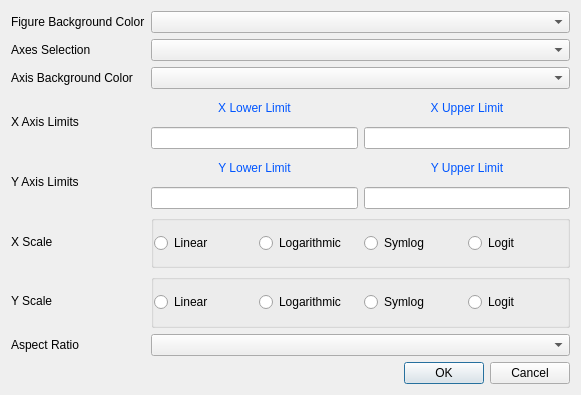
<?xml version="1.0" encoding="UTF-8"?>
<ui version="4.0">
 <class>Dialog</class>
 <widget class="QDialog" name="Dialog">
  <property name="geometry">
   <rect>
    <x>0</x>
    <y>0</y>
    <width>581</width>
    <height>395</height>
   </rect>
  </property>
  <property name="windowTitle">
   <string>Dialog</string>
  </property>
  <layout class="QGridLayout" name="gridLayout_2">
   <item row="1" column="0">
    <widget class="QDialogButtonBox" name="buttonBox">
     <property name="orientation">
      <enum>Qt::Horizontal</enum>
     </property>
     <property name="standardButtons">
      <set>QDialogButtonBox::Cancel|QDialogButtonBox::Ok</set>
     </property>
    </widget>
   </item>
   <item row="0" column="0">
    <layout class="QGridLayout" name="gridLayout">
     <item row="4" column="0">
      <widget class="QLabel" name="label_5">
       <property name="text">
        <string>Y Axis Limits</string>
       </property>
      </widget>
     </item>
     <item row="3" column="0">
      <widget class="QLabel" name="label_2">
       <property name="text">
        <string>X Axis Limits</string>
       </property>
      </widget>
     </item>
     <item row="1" column="1">
      <widget class="QComboBox" name="AxisCombo"/>
     </item>
     <item row="1" column="0">
      <widget class="QLabel" name="label">
       <property name="text">
        <string>Axes Selection</string>
       </property>
      </widget>
     </item>
     <item row="0" column="0">
      <widget class="QLabel" name="label_9">
       <property name="text">
        <string>Figure Background Color</string>
       </property>
      </widget>
     </item>
     <item row="3" column="1">
      <widget class="QWidget" name="widget" native="true">
       <layout class="QGridLayout" name="gridLayout_4">
        <property name="leftMargin">
         <number>0</number>
        </property>
        <property name="topMargin">
         <number>0</number>
        </property>
        <property name="rightMargin">
         <number>0</number>
        </property>
        <property name="bottomMargin">
         <number>0</number>
        </property>
        <item row="0" column="0">
         <layout class="QGridLayout" name="gridLayout_3">
          <item row="0" column="1">
           <widget class="QLabel" name="label_4">
            <property name="text">
             <string>&lt;html&gt;&lt;head/&gt;&lt;body&gt;&lt;p align=&quot;center&quot;&gt;&lt;span style=&quot; color:#0055ff;&quot;&gt;X Upper Limit&lt;/span&gt;&lt;/p&gt;&lt;/body&gt;&lt;/html&gt;</string>
            </property>
           </widget>
          </item>
          <item row="0" column="0">
           <widget class="QLabel" name="label_3">
            <property name="text">
             <string>&lt;html&gt;&lt;head/&gt;&lt;body&gt;&lt;p align=&quot;center&quot;&gt;&lt;span style=&quot; color:#0055ff;&quot;&gt;X Lower Limit&lt;/span&gt;&lt;/p&gt;&lt;/body&gt;&lt;/html&gt;</string>
            </property>
           </widget>
          </item>
          <item row="1" column="0">
           <widget class="QLineEdit" name="XLowerLim"/>
          </item>
          <item row="1" column="1">
           <widget class="QLineEdit" name="XUpperLim"/>
          </item>
         </layout>
        </item>
       </layout>
      </widget>
     </item>
     <item row="4" column="1">
      <widget class="QWidget" name="widget_2" native="true">
       <layout class="QGridLayout" name="gridLayout_6">
        <property name="leftMargin">
         <number>0</number>
        </property>
        <property name="topMargin">
         <number>0</number>
        </property>
        <property name="rightMargin">
         <number>0</number>
        </property>
        <property name="bottomMargin">
         <number>0</number>
        </property>
        <item row="0" column="0">
         <layout class="QGridLayout" name="gridLayout_5">
          <item row="0" column="1">
           <widget class="QLabel" name="label_7">
            <property name="text">
             <string>&lt;html&gt;&lt;head/&gt;&lt;body&gt;&lt;p align=&quot;center&quot;&gt;&lt;span style=&quot; color:#0055ff;&quot;&gt;Y Upper Limit&lt;/span&gt;&lt;/p&gt;&lt;/body&gt;&lt;/html&gt;</string>
            </property>
           </widget>
          </item>
          <item row="0" column="0">
           <widget class="QLabel" name="label_6">
            <property name="text">
             <string>&lt;html&gt;&lt;head/&gt;&lt;body&gt;&lt;p align=&quot;center&quot;&gt;&lt;span style=&quot; color:#0055ff;&quot;&gt;Y Lower Limit&lt;/span&gt;&lt;/p&gt;&lt;/body&gt;&lt;/html&gt;</string>
            </property>
           </widget>
          </item>
          <item row="1" column="0">
           <widget class="QLineEdit" name="YLowerLim"/>
          </item>
          <item row="1" column="1">
           <widget class="QLineEdit" name="YUpperLim"/>
          </item>
         </layout>
        </item>
       </layout>
      </widget>
     </item>
     <item row="5" column="1">
      <widget class="QGroupBox" name="groupBox">
       <property name="title">
        <string/>
       </property>
       <layout class="QGridLayout" name="gridLayout_8">
        <property name="leftMargin">
         <number>0</number>
        </property>
        <property name="topMargin">
         <number>0</number>
        </property>
        <property name="rightMargin">
         <number>0</number>
        </property>
        <property name="bottomMargin">
         <number>0</number>
        </property>
        <item row="0" column="0">
         <layout class="QGridLayout" name="gridLayout_7">
          <item row="0" column="0">
           <widget class="QRadioButton" name="XLinear">
            <property name="text">
             <string>Linear</string>
            </property>
           </widget>
          </item>
          <item row="0" column="1">
           <widget class="QRadioButton" name="XLog">
            <property name="text">
             <string>Logarithmic</string>
            </property>
           </widget>
          </item>
          <item row="0" column="2">
           <widget class="QRadioButton" name="XSymlog">
            <property name="text">
             <string>Symlog</string>
            </property>
           </widget>
          </item>
          <item row="0" column="3">
           <widget class="QRadioButton" name="XLogit">
            <property name="text">
             <string>Logit</string>
            </property>
           </widget>
          </item>
         </layout>
        </item>
       </layout>
      </widget>
     </item>
     <item row="6" column="1">
      <widget class="QGroupBox" name="groupBox_2">
       <property name="title">
        <string/>
       </property>
       <layout class="QGridLayout" name="gridLayout_10">
        <property name="leftMargin">
         <number>0</number>
        </property>
        <property name="topMargin">
         <number>0</number>
        </property>
        <property name="rightMargin">
         <number>0</number>
        </property>
        <property name="bottomMargin">
         <number>0</number>
        </property>
        <item row="0" column="0">
         <layout class="QGridLayout" name="gridLayout_9">
          <item row="0" column="2">
           <widget class="QRadioButton" name="YSymlog">
            <property name="text">
             <string>Symlog</string>
            </property>
           </widget>
          </item>
          <item row="0" column="1">
           <widget class="QRadioButton" name="YLog">
            <property name="text">
             <string>Logarithmic</string>
            </property>
           </widget>
          </item>
          <item row="0" column="0">
           <widget class="QRadioButton" name="YLinear">
            <property name="text">
             <string>Linear</string>
            </property>
           </widget>
          </item>
          <item row="0" column="3">
           <widget class="QRadioButton" name="YLogit">
            <property name="text">
             <string>Logit</string>
            </property>
           </widget>
          </item>
         </layout>
        </item>
       </layout>
      </widget>
     </item>
     <item row="6" column="0">
      <widget class="QLabel" name="label_11">
       <property name="text">
        <string>Y Scale</string>
       </property>
      </widget>
     </item>
     <item row="2" column="1">
      <widget class="QComboBox" name="AxisFacecolor"/>
     </item>
     <item row="2" column="0">
      <widget class="QLabel" name="label_8">
       <property name="text">
        <string>Axis Background Color</string>
       </property>
      </widget>
     </item>
     <item row="7" column="0">
      <widget class="QLabel" name="label_12">
       <property name="text">
        <string>Aspect Ratio</string>
       </property>
      </widget>
     </item>
     <item row="5" column="0">
      <widget class="QLabel" name="label_10">
       <property name="text">
        <string>X Scale</string>
       </property>
      </widget>
     </item>
     <item row="0" column="1">
      <widget class="QComboBox" name="FigureFacecolor"/>
     </item>
     <item row="7" column="1">
      <widget class="QComboBox" name="AspectCombo"/>
     </item>
    </layout>
   </item>
  </layout>
 </widget>
 <resources/>
 <connections>
  <connection>
   <sender>buttonBox</sender>
   <signal>accepted()</signal>
   <receiver>Dialog</receiver>
   <slot>accept()</slot>
   <hints>
    <hint type="sourcelabel">
     <x>227</x>
     <y>377</y>
    </hint>
    <hint type="destinationlabel">
     <x>157</x>
     <y>274</y>
    </hint>
   </hints>
  </connection>
  <connection>
   <sender>buttonBox</sender>
   <signal>rejected()</signal>
   <receiver>Dialog</receiver>
   <slot>reject()</slot>
   <hints>
    <hint type="sourcelabel">
     <x>295</x>
     <y>383</y>
    </hint>
    <hint type="destinationlabel">
     <x>286</x>
     <y>274</y>
    </hint>
   </hints>
  </connection>
 </connections>
</ui>
